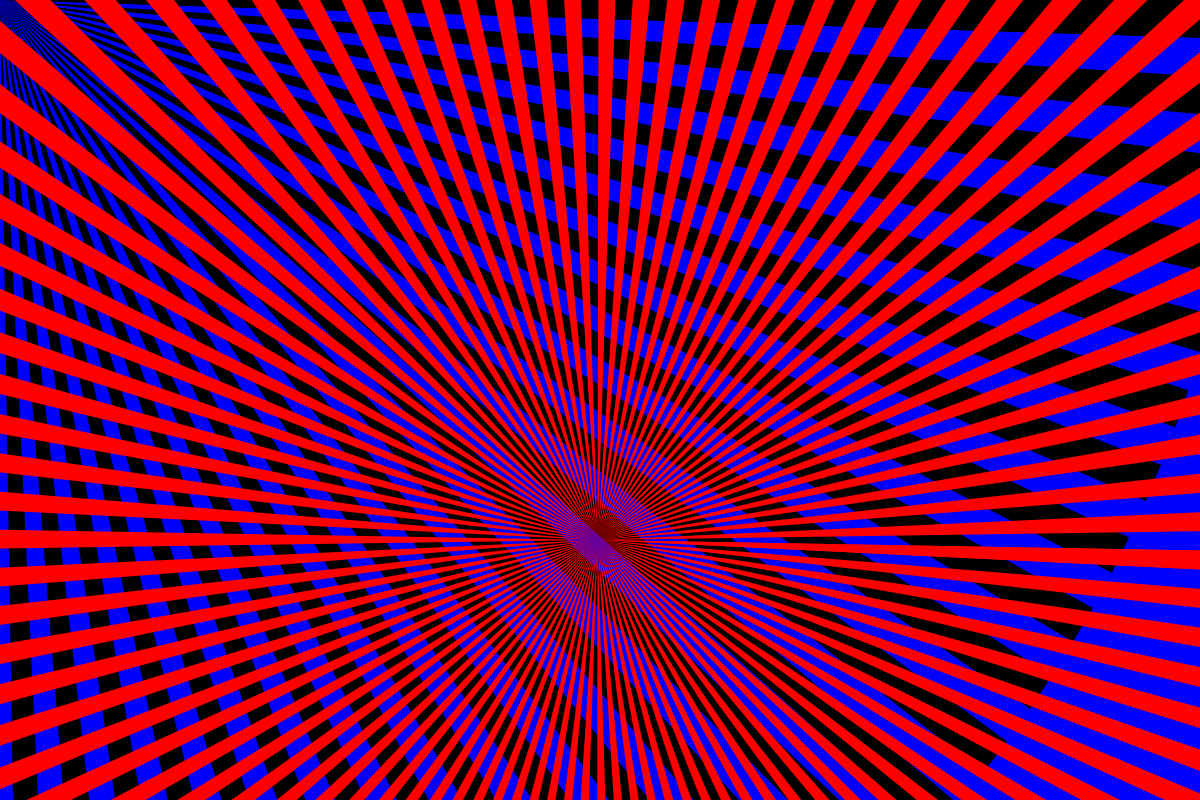
Frame 1 (no input)
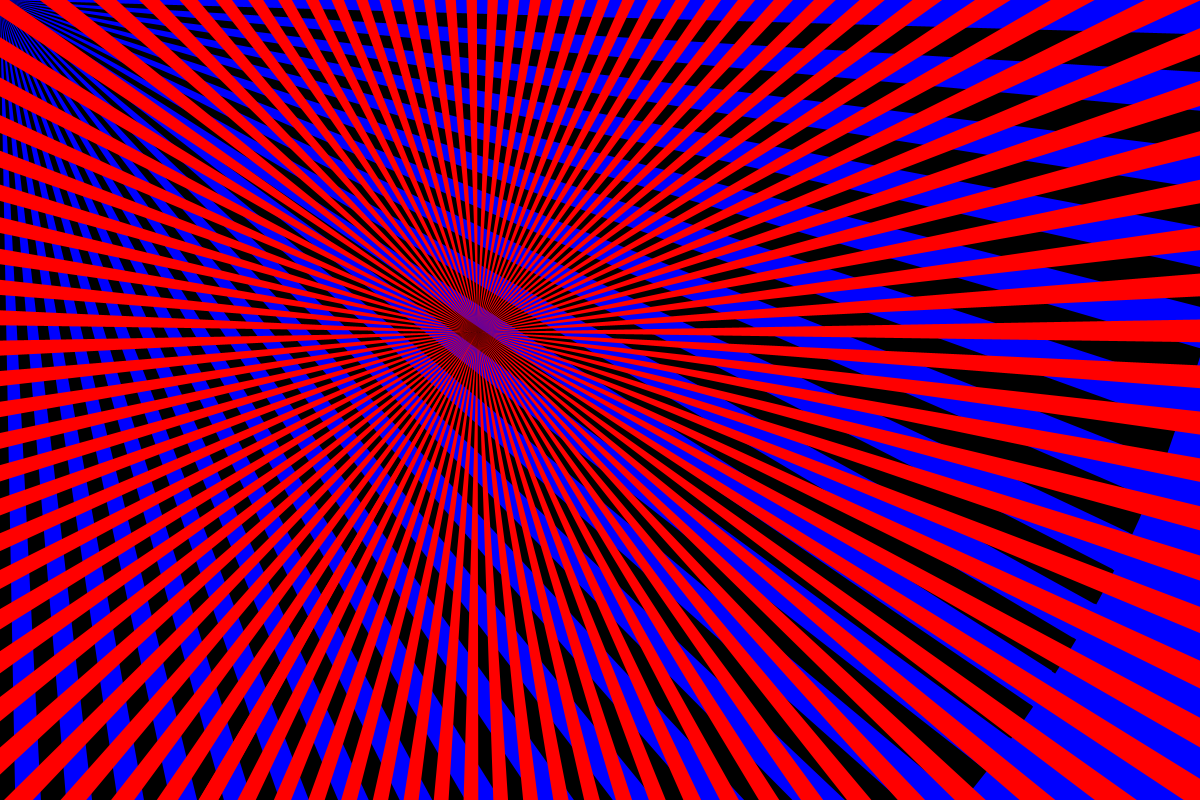
Frame 60 (the mouse pressed at the canvas centre just before this capture)
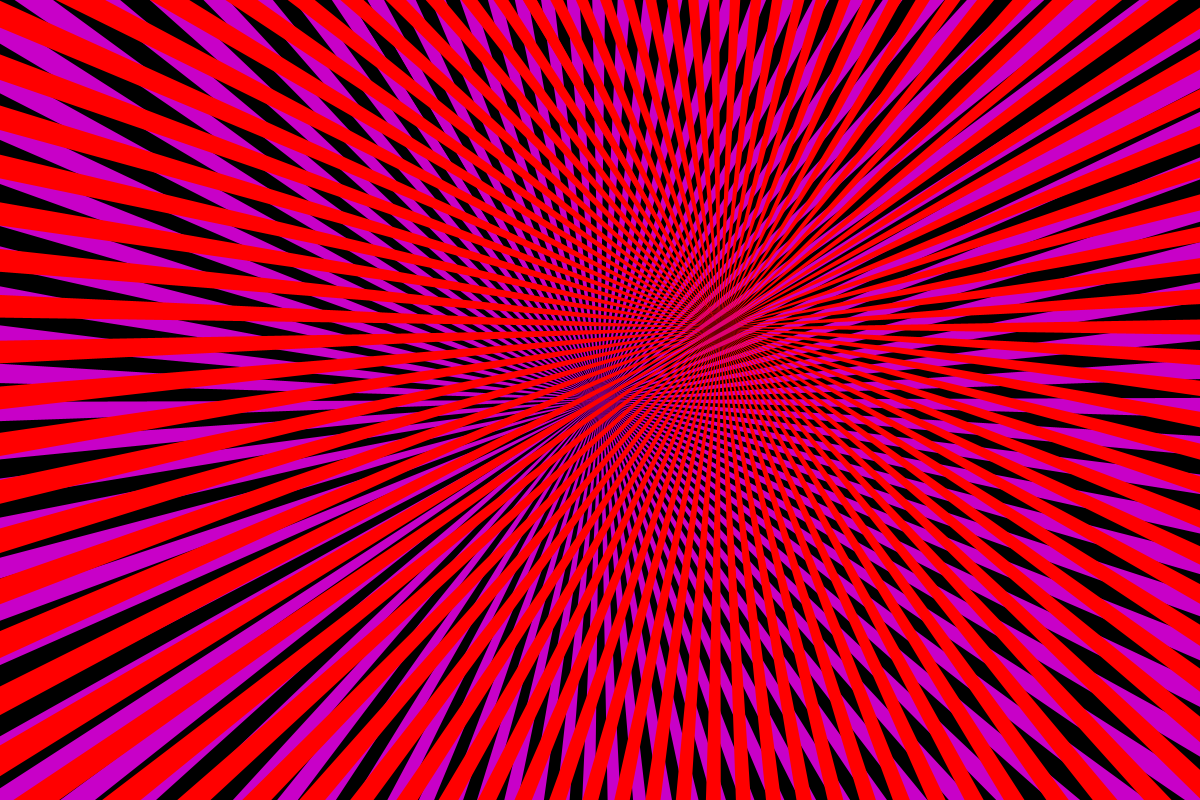
Frame 120 (the mouse held since frame 60 and released just before this capture)

The Processing sketch that drew these frames (run headless with seeded random() and noise(); from frame 60 on, the mouse is pressed at the canvas centre):

// Processing sketch: processing_50552
// ── processing_50552.pde

float theta;
float inc;

void setup() {
  size (1200, 800);
  smooth();
  theta = 0;
  inc = 0.0;
}

void mouseDragged() {
  color c0= color (70, 60, 0);
  color c1= color(0, 200, 100);
  int numSteps = 700;
  for (int i=0; i<numSteps; i++) {
    float a = i/(numSteps-5.0);
    colorMode (RGB);
    fill(lerpColor(c0, c1, a));
  }
}

void draw(){
  background (0, 0, 255);
  if (mousePressed == true){
    background (200, 0, 200);
  }
  pushMatrix();
  translate(mouseX, mouseY);
  rotate(radians(theta));
  fill(0, 0, 0);
  drawShape();
  theta++;
  popMatrix();
  
  pushMatrix();
  translate(width/2, height/2);
  rotate(radians(theta));
  translate(0, 140);
  fill(255, 0, 0);
  drawShape2();
  theta++;
  popMatrix();
}

void drawShape() {
  int numSpokes = 100;
  for (int i=0; i<numSpokes; i++){
    float t0 = map(i, 0, numSpokes-1, 0, TWO_PI);
    float t1= t0 + (TWO_PI/(2*numSpokes));
    arc(0, 0, 2500, 2500, t0, t1);
  }
  strokeWeight(4);
  color (0, 130, 185);
  strokeCap(SQUARE);
}

void drawShape2(){
  int numSpokes = 100;
  for (int i=0; i<numSpokes; i++){
    float t0 = map(i, 0, numSpokes-1, 0, TWO_PI);
    float t1= t0 + (TWO_PI/(2*numSpokes));
    arc(0, 0, 2000, 2000, t0, t1);
  }
  strokeWeight(4);
  color (0, 130, 185);
  strokeCap(SQUARE);
}
